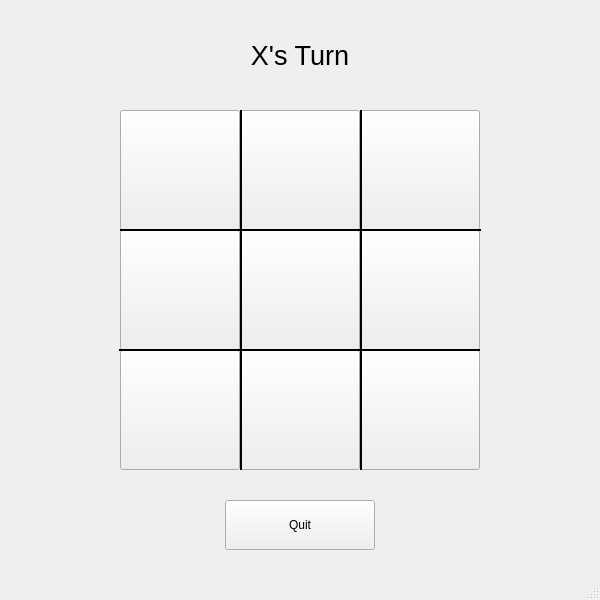
<?xml version="1.0" encoding="UTF-8"?>
<ui version="4.0">
 <class>GameWindow</class>
 <widget class="QMainWindow" name="GameWindow">
  <property name="geometry">
   <rect>
    <x>0</x>
    <y>0</y>
    <width>600</width>
    <height>600</height>
   </rect>
  </property>
  <property name="windowTitle">
   <string>MainWindow</string>
  </property>
  <widget class="QWidget" name="centralwidget">
   <widget class="QLabel" name="mainLabel">
    <property name="geometry">
     <rect>
      <x>150</x>
      <y>30</y>
      <width>300</width>
      <height>50</height>
     </rect>
    </property>
    <property name="font">
     <font>
      <pointsize>20</pointsize>
     </font>
    </property>
    <property name="text">
     <string>X's Turn</string>
    </property>
    <property name="alignment">
     <set>Qt::AlignCenter</set>
    </property>
   </widget>
   <widget class="QPushButton" name="box1">
    <property name="geometry">
     <rect>
      <x>120</x>
      <y>110</y>
      <width>120</width>
      <height>120</height>
     </rect>
    </property>
    <property name="cursor">
     <cursorShape>PointingHandCursor</cursorShape>
    </property>
    <property name="mouseTracking">
     <bool>false</bool>
    </property>
    <property name="autoFillBackground">
     <bool>false</bool>
    </property>
    <property name="text">
     <string/>
    </property>
   </widget>
   <widget class="QPushButton" name="box4">
    <property name="geometry">
     <rect>
      <x>120</x>
      <y>230</y>
      <width>120</width>
      <height>120</height>
     </rect>
    </property>
    <property name="cursor">
     <cursorShape>PointingHandCursor</cursorShape>
    </property>
    <property name="text">
     <string/>
    </property>
   </widget>
   <widget class="QPushButton" name="box7">
    <property name="geometry">
     <rect>
      <x>120</x>
      <y>350</y>
      <width>120</width>
      <height>120</height>
     </rect>
    </property>
    <property name="cursor">
     <cursorShape>PointingHandCursor</cursorShape>
    </property>
    <property name="text">
     <string/>
    </property>
   </widget>
   <widget class="QPushButton" name="box5">
    <property name="geometry">
     <rect>
      <x>240</x>
      <y>230</y>
      <width>120</width>
      <height>120</height>
     </rect>
    </property>
    <property name="cursor">
     <cursorShape>PointingHandCursor</cursorShape>
    </property>
    <property name="text">
     <string/>
    </property>
   </widget>
   <widget class="QPushButton" name="box2">
    <property name="geometry">
     <rect>
      <x>240</x>
      <y>110</y>
      <width>120</width>
      <height>120</height>
     </rect>
    </property>
    <property name="cursor">
     <cursorShape>PointingHandCursor</cursorShape>
    </property>
    <property name="text">
     <string/>
    </property>
   </widget>
   <widget class="QPushButton" name="box8">
    <property name="geometry">
     <rect>
      <x>240</x>
      <y>350</y>
      <width>120</width>
      <height>120</height>
     </rect>
    </property>
    <property name="cursor">
     <cursorShape>PointingHandCursor</cursorShape>
    </property>
    <property name="text">
     <string/>
    </property>
   </widget>
   <widget class="QPushButton" name="box9">
    <property name="geometry">
     <rect>
      <x>360</x>
      <y>350</y>
      <width>120</width>
      <height>120</height>
     </rect>
    </property>
    <property name="cursor">
     <cursorShape>PointingHandCursor</cursorShape>
    </property>
    <property name="text">
     <string/>
    </property>
   </widget>
   <widget class="QPushButton" name="box6">
    <property name="geometry">
     <rect>
      <x>360</x>
      <y>230</y>
      <width>120</width>
      <height>120</height>
     </rect>
    </property>
    <property name="cursor">
     <cursorShape>PointingHandCursor</cursorShape>
    </property>
    <property name="text">
     <string/>
    </property>
   </widget>
   <widget class="QPushButton" name="box3">
    <property name="geometry">
     <rect>
      <x>360</x>
      <y>110</y>
      <width>120</width>
      <height>120</height>
     </rect>
    </property>
    <property name="cursor">
     <cursorShape>PointingHandCursor</cursorShape>
    </property>
    <property name="text">
     <string/>
    </property>
   </widget>
   <widget class="Line" name="line">
    <property name="geometry">
     <rect>
      <x>120</x>
      <y>220</y>
      <width>361</width>
      <height>20</height>
     </rect>
    </property>
    <property name="frameShadow">
     <enum>QFrame::Plain</enum>
    </property>
    <property name="lineWidth">
     <number>2</number>
    </property>
    <property name="orientation">
     <enum>Qt::Horizontal</enum>
    </property>
   </widget>
   <widget class="Line" name="line_2">
    <property name="geometry">
     <rect>
      <x>119</x>
      <y>340</y>
      <width>361</width>
      <height>20</height>
     </rect>
    </property>
    <property name="frameShadow">
     <enum>QFrame::Plain</enum>
    </property>
    <property name="lineWidth">
     <number>2</number>
    </property>
    <property name="orientation">
     <enum>Qt::Horizontal</enum>
    </property>
   </widget>
   <widget class="Line" name="line_3">
    <property name="geometry">
     <rect>
      <x>240</x>
      <y>110</y>
      <width>3</width>
      <height>360</height>
     </rect>
    </property>
    <property name="frameShadow">
     <enum>QFrame::Plain</enum>
    </property>
    <property name="lineWidth">
     <number>2</number>
    </property>
    <property name="orientation">
     <enum>Qt::Vertical</enum>
    </property>
   </widget>
   <widget class="Line" name="line_4">
    <property name="geometry">
     <rect>
      <x>360</x>
      <y>110</y>
      <width>3</width>
      <height>360</height>
     </rect>
    </property>
    <property name="frameShadow">
     <enum>QFrame::Plain</enum>
    </property>
    <property name="lineWidth">
     <number>2</number>
    </property>
    <property name="orientation">
     <enum>Qt::Vertical</enum>
    </property>
   </widget>
   <widget class="QPushButton" name="quitButton">
    <property name="geometry">
     <rect>
      <x>225</x>
      <y>500</y>
      <width>150</width>
      <height>50</height>
     </rect>
    </property>
    <property name="cursor">
     <cursorShape>PointingHandCursor</cursorShape>
    </property>
    <property name="text">
     <string>Quit</string>
    </property>
   </widget>
  </widget>
  <widget class="QMenuBar" name="menubar">
   <property name="geometry">
    <rect>
     <x>0</x>
     <y>0</y>
     <width>600</width>
     <height>20</height>
    </rect>
   </property>
  </widget>
  <widget class="QStatusBar" name="statusbar"/>
 </widget>
 <resources/>
 <connections/>
</ui>
